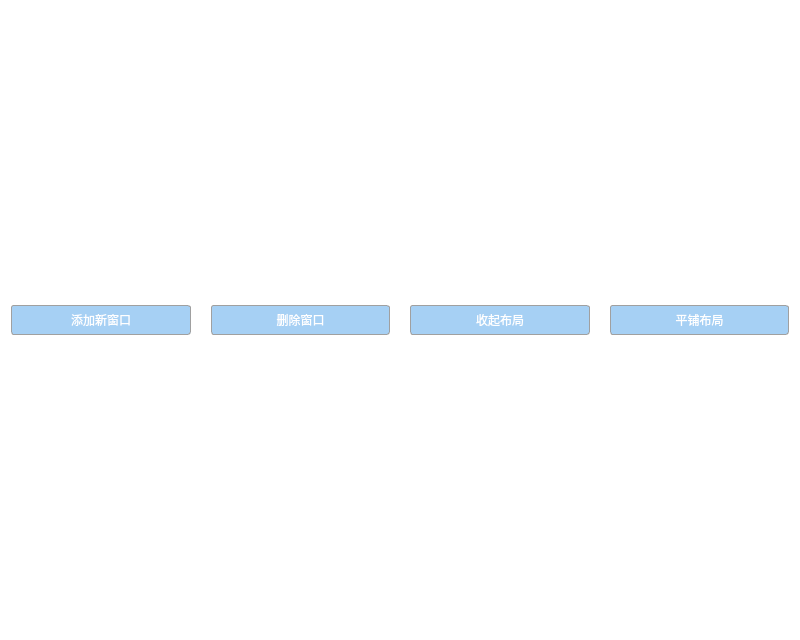
<?xml version="1.0" encoding="UTF-8"?>
<ui version="4.0">
 <class>MainWindow</class>
 <widget class="QMainWindow" name="MainWindow">
  <property name="geometry">
   <rect>
    <x>0</x>
    <y>0</y>
    <width>800</width>
    <height>640</height>
   </rect>
  </property>
  <property name="minimumSize">
   <size>
    <width>0</width>
    <height>0</height>
   </size>
  </property>
  <property name="windowTitle">
   <string>DoraemonMdi</string>
  </property>
  <property name="windowIcon">
   <iconset resource="resource.qrc">
    <normaloff>:/res/images/logo.png</normaloff>:/res/images/logo.png</iconset>
  </property>
  <property name="styleSheet">
   <string notr="true">QPushButton{
  background-color:rgb(166, 208, 244);
  color:rgb(255, 255,255);
  border-radius: 3px;
  border:1px solid #A0A0A0;
}
QPushButton:hover{
  background-color:rgb(29, 157, 212);
}

QPushButton:Disabled{
  background-color:rgb(204, 204, 204);
  color:rgb(131, 131,131);
  border:1px solid rgb(191, 191, 191);
}
QWidget#centralWidget
{
  background-color:rgb(255, 255, 255);
}</string>
  </property>
  <property name="iconSize">
   <size>
    <width>30</width>
    <height>30</height>
   </size>
  </property>
  <widget class="QWidget" name="centralWidget">
   <property name="styleSheet">
    <string notr="true"/>
   </property>
   <layout class="QVBoxLayout" name="verticalLayout">
    <item>
     <layout class="QHBoxLayout" name="horizontalLayout">
      <property name="spacing">
       <number>20</number>
      </property>
      <property name="leftMargin">
       <number>0</number>
      </property>
      <property name="rightMargin">
       <number>0</number>
      </property>
      <item>
       <widget class="QPushButton" name="addBtn">
        <property name="minimumSize">
         <size>
          <width>0</width>
          <height>30</height>
         </size>
        </property>
        <property name="styleSheet">
         <string notr="true"/>
        </property>
        <property name="text">
         <string>添加新窗口</string>
        </property>
       </widget>
      </item>
      <item>
       <widget class="QPushButton" name="delBtn">
        <property name="minimumSize">
         <size>
          <width>0</width>
          <height>30</height>
         </size>
        </property>
        <property name="text">
         <string>删除窗口</string>
        </property>
       </widget>
      </item>
      <item>
       <widget class="QPushButton" name="cascadeBtn">
        <property name="minimumSize">
         <size>
          <width>0</width>
          <height>30</height>
         </size>
        </property>
        <property name="text">
         <string>收起布局</string>
        </property>
       </widget>
      </item>
      <item>
       <widget class="QPushButton" name="tileBtn">
        <property name="minimumSize">
         <size>
          <width>0</width>
          <height>30</height>
         </size>
        </property>
        <property name="text">
         <string>平铺布局</string>
        </property>
       </widget>
      </item>
     </layout>
    </item>
   </layout>
  </widget>
 </widget>
 <layoutdefault spacing="6" margin="11"/>
 <resources>
  <include location="resource.qrc"/>
 </resources>
 <connections/>
</ui>
